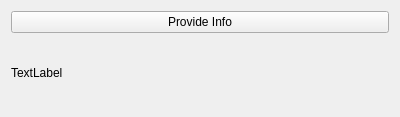
<?xml version="1.0" encoding="UTF-8"?>
<ui version="4.0">
 <class>Widget</class>
 <widget class="QWidget" name="Widget">
  <property name="geometry">
   <rect>
    <x>0</x>
    <y>0</y>
    <width>400</width>
    <height>117</height>
   </rect>
  </property>
  <property name="windowTitle">
   <string>Widget</string>
  </property>
  <layout class="QVBoxLayout" name="verticalLayout">
   <item>
    <widget class="QPushButton" name="provideInfoButton">
     <property name="text">
      <string>Provide Info</string>
     </property>
    </widget>
   </item>
   <item>
    <widget class="QLabel" name="infoLabel">
     <property name="text">
      <string>TextLabel</string>
     </property>
     <property name="wordWrap">
      <bool>true</bool>
     </property>
    </widget>
   </item>
  </layout>
 </widget>
 <layoutdefault spacing="6" margin="11"/>
 <resources/>
 <connections/>
</ui>
